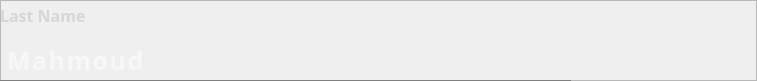
          <widget class="QFrame" name="LN">
           <property name="geometry">
            <rect>
             <x>10</x>
             <y>300</y>
             <width>757</width>
             <height>81</height>
            </rect>
           </property>
           <property name="frameShape">
            <enum>QFrame::StyledPanel</enum>
           </property>
           <property name="frameShadow">
            <enum>QFrame::Raised</enum>
           </property>
           <widget class="QLabel" name="lastNameLabel">
            <property name="geometry">
             <rect>
              <x>0</x>
              <y>0</y>
              <width>391</width>
              <height>31</height>
             </rect>
            </property>
            <property name="palette">
             <palette>
              <active>
               <colorrole role="WindowText">
                <brush brushstyle="SolidPattern">
                 <color alpha="255">
                  <red>214</red>
                  <green>214</green>
                  <blue>214</blue>
                 </color>
                </brush>
               </colorrole>
               <colorrole role="Text">
                <brush brushstyle="SolidPattern">
                 <color alpha="255">
                  <red>255</red>
                  <green>255</green>
                  <blue>255</blue>
                 </color>
                </brush>
               </colorrole>
               <colorrole role="ButtonText">
                <brush brushstyle="SolidPattern">
                 <color alpha="255">
                  <red>255</red>
                  <green>255</green>
                  <blue>255</blue>
                 </color>
                </brush>
               </colorrole>
               <colorrole role="PlaceholderText">
                <brush brushstyle="SolidPattern">
                 <color alpha="128">
                  <red>255</red>
                  <green>255</green>
                  <blue>255</blue>
                 </color>
                </brush>
               </colorrole>
              </active>
              <inactive>
               <colorrole role="WindowText">
                <brush brushstyle="SolidPattern">
                 <color alpha="255">
                  <red>214</red>
                  <green>214</green>
                  <blue>214</blue>
                 </color>
                </brush>
               </colorrole>
               <colorrole role="Text">
                <brush brushstyle="SolidPattern">
                 <color alpha="255">
                  <red>255</red>
                  <green>255</green>
                  <blue>255</blue>
                 </color>
                </brush>
               </colorrole>
               <colorrole role="ButtonText">
                <brush brushstyle="SolidPattern">
                 <color alpha="255">
                  <red>255</red>
                  <green>255</green>
                  <blue>255</blue>
                 </color>
                </brush>
               </colorrole>
               <colorrole role="PlaceholderText">
                <brush brushstyle="SolidPattern">
                 <color alpha="128">
                  <red>255</red>
                  <green>255</green>
                  <blue>255</blue>
                 </color>
                </brush>
               </colorrole>
              </inactive>
              <disabled>
               <colorrole role="WindowText">
                <brush brushstyle="SolidPattern">
                 <color alpha="255">
                  <red>120</red>
                  <green>120</green>
                  <blue>120</blue>
                 </color>
                </brush>
               </colorrole>
               <colorrole role="Text">
                <brush brushstyle="SolidPattern">
                 <color alpha="255">
                  <red>120</red>
                  <green>120</green>
                  <blue>120</blue>
                 </color>
                </brush>
               </colorrole>
               <colorrole role="ButtonText">
                <brush brushstyle="SolidPattern">
                 <color alpha="255">
                  <red>120</red>
                  <green>120</green>
                  <blue>120</blue>
                 </color>
                </brush>
               </colorrole>
               <colorrole role="PlaceholderText">
                <brush brushstyle="SolidPattern">
                 <color alpha="128">
                  <red>0</red>
                  <green>0</green>
                  <blue>0</blue>
                 </color>
                </brush>
               </colorrole>
              </disabled>
             </palette>
            </property>
            <property name="font">
             <font>
              <family>Microsoft YaHei</family>
              <pointsize>12</pointsize>
              <weight>75</weight>
              <italic>false</italic>
              <bold>true</bold>
             </font>
            </property>
            <property name="styleSheet">
             <string notr="true">border-bottom: 1px solid white;</string>
            </property>
            <property name="text">
             <string>Last Name</string>
            </property>
           </widget>
           <widget class="QLineEdit" name="Lastname">
            <property name="geometry">
             <rect>
              <x>0</x>
              <y>40</y>
              <width>571</width>
              <height>41</height>
             </rect>
            </property>
            <property name="minimumSize">
             <size>
              <width>0</width>
              <height>0</height>
             </size>
            </property>
            <property name="maximumSize">
             <size>
              <width>16777215</width>
              <height>16777215</height>
             </size>
            </property>
            <property name="palette">
             <palette>
              <active>
               <colorrole role="WindowText">
                <brush brushstyle="SolidPattern">
                 <color alpha="255">
                  <red>255</red>
                  <green>255</green>
                  <blue>255</blue>
                 </color>
                </brush>
               </colorrole>
               <colorrole role="Button">
                <brush brushstyle="SolidPattern">
                 <color alpha="0">
                  <red>0</red>
                  <green>0</green>
                  <blue>0</blue>
                 </color>
                </brush>
               </colorrole>
               <colorrole role="Text">
                <brush brushstyle="SolidPattern">
                 <color alpha="255">
                  <red>255</red>
                  <green>255</green>
                  <blue>255</blue>
                 </color>
                </brush>
               </colorrole>
               <colorrole role="ButtonText">
                <brush brushstyle="SolidPattern">
                 <color alpha="255">
                  <red>255</red>
                  <green>255</green>
                  <blue>255</blue>
                 </color>
                </brush>
               </colorrole>
               <colorrole role="Base">
                <brush brushstyle="SolidPattern">
                 <color alpha="0">
                  <red>0</red>
                  <green>0</green>
                  <blue>0</blue>
                 </color>
                </brush>
               </colorrole>
               <colorrole role="Window">
                <brush brushstyle="SolidPattern">
                 <color alpha="0">
                  <red>0</red>
                  <green>0</green>
                  <blue>0</blue>
                 </color>
                </brush>
               </colorrole>
               <colorrole role="PlaceholderText">
                <brush brushstyle="NoBrush">
                 <color alpha="128">
                  <red>255</red>
                  <green>255</green>
                  <blue>255</blue>
                 </color>
                </brush>
               </colorrole>
              </active>
              <inactive>
               <colorrole role="WindowText">
                <brush brushstyle="SolidPattern">
                 <color alpha="255">
                  <red>255</red>
                  <green>255</green>
                  <blue>255</blue>
                 </color>
                </brush>
               </colorrole>
               <colorrole role="Button">
                <brush brushstyle="SolidPattern">
                 <color alpha="0">
                  <red>0</red>
                  <green>0</green>
                  <blue>0</blue>
                 </color>
                </brush>
               </colorrole>
               <colorrole role="Text">
                <brush brushstyle="SolidPattern">
                 <color alpha="255">
                  <red>255</red>
                  <green>255</green>
                  <blue>255</blue>
                 </color>
                </brush>
               </colorrole>
               <colorrole role="ButtonText">
                <brush brushstyle="SolidPattern">
                 <color alpha="255">
                  <red>255</red>
                  <green>255</green>
                  <blue>255</blue>
                 </color>
                </brush>
               </colorrole>
               <colorrole role="Base">
                <brush brushstyle="SolidPattern">
                 <color alpha="0">
                  <red>0</red>
                  <green>0</green>
                  <blue>0</blue>
                 </color>
                </brush>
               </colorrole>
               <colorrole role="Window">
                <brush brushstyle="SolidPattern">
                 <color alpha="0">
                  <red>0</red>
                  <green>0</green>
                  <blue>0</blue>
                 </color>
                </brush>
               </colorrole>
               <colorrole role="PlaceholderText">
                <brush brushstyle="NoBrush">
                 <color alpha="128">
                  <red>255</red>
                  <green>255</green>
                  <blue>255</blue>
                 </color>
                </brush>
               </colorrole>
              </inactive>
              <disabled>
               <colorrole role="WindowText">
                <brush brushstyle="SolidPattern">
                 <color alpha="255">
                  <red>255</red>
                  <green>255</green>
                  <blue>255</blue>
                 </color>
                </brush>
               </colorrole>
               <colorrole role="Button">
                <brush brushstyle="SolidPattern">
                 <color alpha="0">
                  <red>0</red>
                  <green>0</green>
                  <blue>0</blue>
                 </color>
                </brush>
               </colorrole>
               <colorrole role="Text">
                <brush brushstyle="SolidPattern">
                 <color alpha="255">
                  <red>255</red>
                  <green>255</green>
                  <blue>255</blue>
                 </color>
                </brush>
               </colorrole>
               <colorrole role="ButtonText">
                <brush brushstyle="SolidPattern">
                 <color alpha="255">
                  <red>255</red>
                  <green>255</green>
                  <blue>255</blue>
                 </color>
                </brush>
               </colorrole>
               <colorrole role="Base">
                <brush brushstyle="SolidPattern">
                 <color alpha="0">
                  <red>0</red>
                  <green>0</green>
                  <blue>0</blue>
                 </color>
                </brush>
               </colorrole>
               <colorrole role="Window">
                <brush brushstyle="SolidPattern">
                 <color alpha="0">
                  <red>0</red>
                  <green>0</green>
                  <blue>0</blue>
                 </color>
                </brush>
               </colorrole>
               <colorrole role="PlaceholderText">
                <brush brushstyle="NoBrush">
                 <color alpha="128">
                  <red>255</red>
                  <green>255</green>
                  <blue>255</blue>
                 </color>
                </brush>
               </colorrole>
              </disabled>
             </palette>
            </property>
            <property name="font">
             <font>
              <family>Microsoft YaHei</family>
              <pointsize>-1</pointsize>
              <weight>75</weight>
              <bold>true</bold>
             </font>
            </property>
            <property name="styleSheet">
             <string notr="true">font-size: 25px;
letter-spacing: 1.5px;
background: transparent;
border:none;
border-bottom: 1px solid grey;
padding: 5px;
color: white;</string>
            </property>
            <property name="placeholderText">
             <string>Mahmoud</string>
            </property>
            <property name="clearButtonEnabled">
             <bool>true</bool>
            </property>
           </widget>
           <widget class="QPushButton" name="editLastNameButton">
            <property name="geometry">
             <rect>
              <x>570</x>
              <y>40</y>
              <width>51</width>
              <height>41</height>
             </rect>
            </property>
            <property name="text">
             <string/>
            </property>
            <property name="icon">
             <iconset>
              <normaloff>pencil.png</normaloff>pencil.png</iconset>
            </property>
            <property name="flat">
             <bool>true</bool>
            </property>
           </widget>
          </widget>
